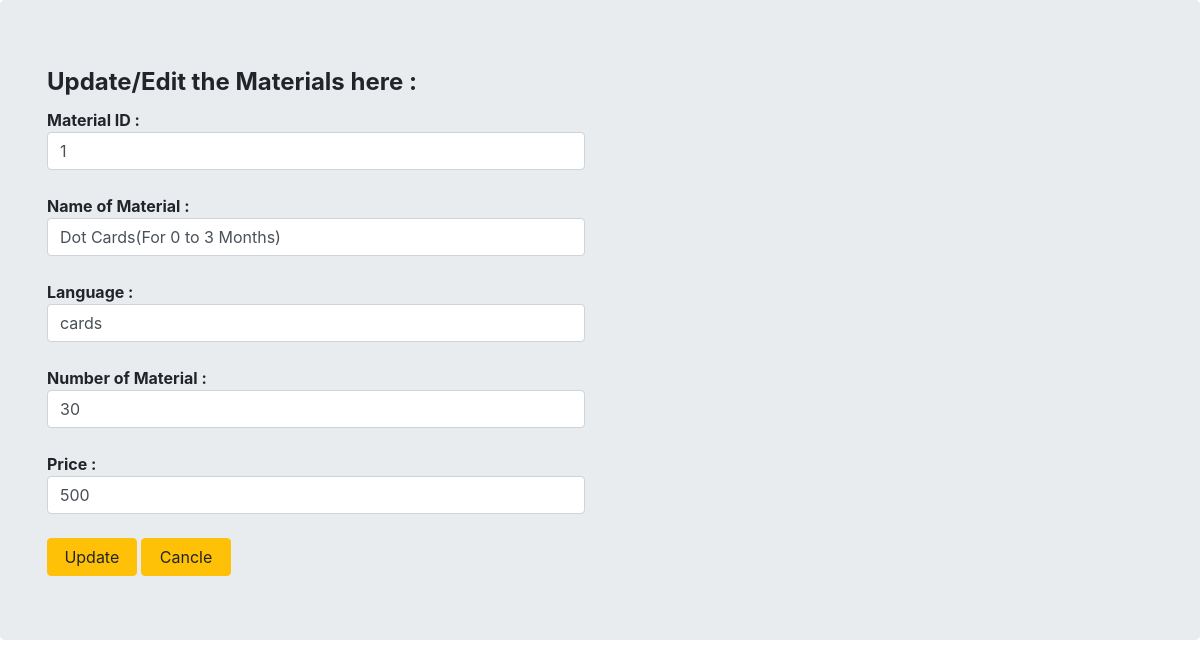
Screenshot of /editmaterial.php?sno=1 with the database file from the repository.
### tables this page shows
CREATE TABLE `materials` (
  `sno` int(11) NOT NULL,
  `name` varchar(100) NOT NULL,
  `language` varchar(100) NOT NULL,
  `number` int(11) NOT NULL,
  `price` float NOT NULL
);

### editmaterial.php (the view, shortened to what this page needs)
<?php include 'config.php'?>
<?php
$sno = $_GET['sno'];
$qry = mysqli_query($conn,"select * from materials where sno='$sno'");
$data = mysqli_fetch_array($qry);
?>
<!DOCTYPE html>
<html>
<head>
<link rel="stylesheet" href="https://maxcdn.bootstrapcdn.com/bootstrap/4.0.0/css/bootstrap.min.css"/>
</head>
<body class="container-fluid">
    <form method="POST">
    <div class="noti row form-group jumbotron">
        <div class="col-md-6">
            <label class="text-center" style="font-size:x-large;font-weight:bold;">Update/Edit the Materials here :</label>   </br>
            <b>Material ID :</b>
            <input type="text" class="form-control" name="sno" value="<?php echo $data['sno'] ?>"><br>
            <b>Name  of Material :</b>
            <input type="text" class="form-control" name="name" value="<?php echo $data['name'] ?>"></br>
            <b>Language :</b>
            <input type="text" class="form-control" name="language" value="<?php echo $data['language'] ?>"></br>
            <b>Number  of Material :</b>
            <input type="text" class="form-control" name="number" value="<?php echo $data['number'] ?>"></br>
            <b>Price :</b>
            <input type="text" class="form-control" name="price" value="<?php echo $data['price'] ?>"></br>
            <input type="submit" class="btn btn-warning col-md-2" value="Update" name="update">
            <input type="submit" class="btn btn-warning col-md-2" value="Cancle" name="cancle">
        </div>
    </div>
</form>
</body>
</html>

### rows the page displays
materials: sno "1", name "Dot Cards(For 0 to 3 Months)", language "cards", number "30", price "500"
